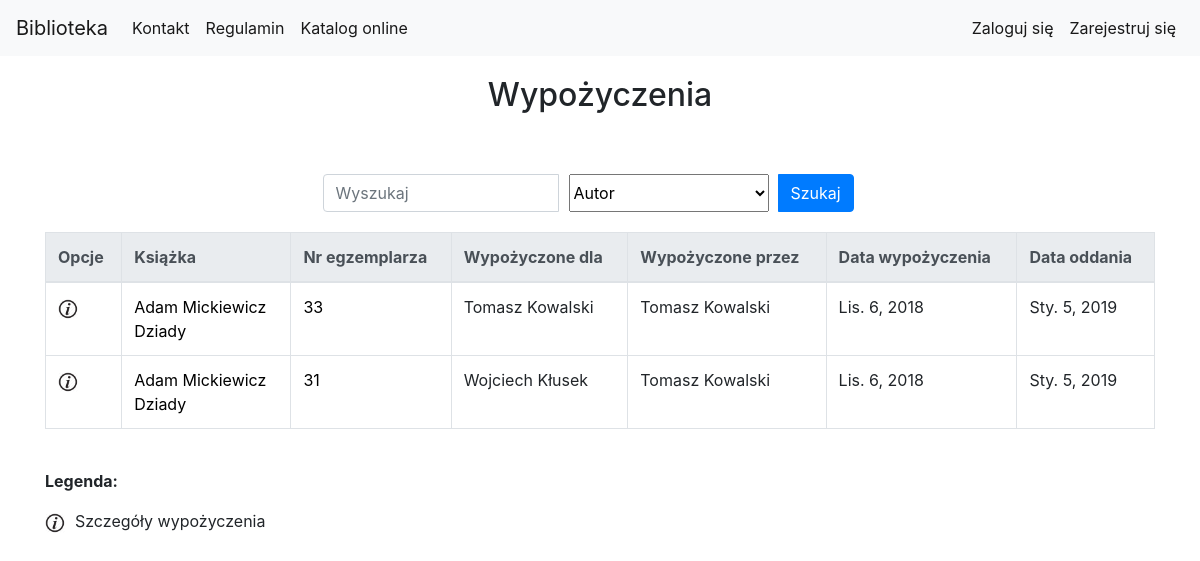
The app's page /library/borrow_list/ with its own data.
### library_app/models.py (models this page shows, shortened)
class Borrow(models.Model):
    user = models.ForeignKey(User, verbose_name='Wypożycz dla')
    borrow_librarian = models.ForeignKey(User, related_name="borrow_librarian", verbose_name='Bibliotekarz wypożyczający')
    receive_librarian = models.ForeignKey(User, related_name="receive_librarian", null=True, blank=True, verbose_name='Bibliotekarz odbierający')
    book_copy_id = models.ForeignKey(BookCopy, related_name="borrow_bookcopy", verbose_name='Egzemplarz ksiązki')
    borrow_date = models.DateField(auto_now=True, verbose_name='Data wypożyczenia')
    receive_date = models.DateField(default=datetime.now()+timedelta(days=60), verbose_name='Data oddania')

class Author(models.Model):
    first_name = models.CharField(max_length=200, verbose_name='Imię')
    last_name = models.CharField(max_length=200, verbose_name='Nazwisko')
    country = models.CharField(max_length=200, verbose_name='Kraj')
    biography = models.TextField(default='', blank=True, null=True, verbose_name='Biografia')
    birth_place = models.CharField(max_length=200, default='', blank=True, null=True, verbose_name='Miejsce urodzenia')
    image_url = models.URLField(default='', blank=True, null=True, verbose_name='Adres url portretu, zakończony rozszerzeniem')
    years_of_life = models.CharField(max_length=10, default='', blank=True, null=True, verbose_name='Lata życia')

class BookCopy(models.Model):
    book = models.ForeignKey(Book, related_name="bookcopies", verbose_name='Wybierz książkę') #teraz w templatce mozemy z poziomu klasy book odnosic sie do obiektow bookcopy, np {{book.bookcopies.count}} da liczbe kopii ksiazek ktore maja w polu book id danej ksiazki
    is_borrowed = models.BooleanField(default=False)

class Book(models.Model):
    authors = models.ManyToManyField(Author, related_name='book_authors', verbose_name='Autorzy')
    category = models.ForeignKey(Category, related_name='book_categories', verbose_name='Kategoria')
    publishing_house = models.ForeignKey(PublishingHouse, related_name='publishing_houses', verbose_name='Wydawnictwo')
    isbn = models.CharField(max_length=30, unique=True, verbose_name='Numer ISBN')
    title = models.CharField(max_length=200, verbose_name='Tytuł')
    description = models.TextField(blank=True, default='', verbose_name='Opis')
    publish_date = models.DateField(default=datetime.now, blank=True, verbose_name='Data publikacji')
    edition = models.PositiveIntegerField(default=1, verbose_name='Numer wydania')
    image_url = models.URLField(default='', blank=True, null=True, verbose_name='Adres url okładki zakończony rozszerzeniem obrazu')
    add_date = models.DateTimeField(auto_now=True)
    slug = models.SlugField(allow_unicode=True, unique=True)

### library_app/views.py (the view)
class BorrowListView(LoginRequiredMixin, SuperuserRequiredMixin, generic.ListView):
    login_url = reverse_lazy('no_permission')
    model = models.Borrow
    context_object_name = "borrow_list" #human-understandable name of variable to access from templates
    paginate_by = 10
    def get_queryset(self):
        search_query = self.request.GET.get("search_query")
        search_type = self.request.GET.get("search_type")
        if search_query is not None:
            if search_type == "title":
                return models.Borrow.objects.all().filter(book_copy_id__book__title__icontains=search_query)
            elif search_type == "author":
                authors_result = models.Borrow.objects.all().filter(book_copy_id__book__authors__first_name__icontains=search_query) | models.Borrow.objects.all().filter(book_copy_id__book__authors__last_name__icontains=search_query)
                return authors_result
            elif search_type == "bookcopy_nr":
                return models.Borrow.objects.all().filter(book_copy_id__id__icontains=search_query)
            elif search_type == "borrow_by_user":
                borrow_by_result = models.Borrow.objects.all().filter(user__first_name__contains=search_query) | models.Borrow.objects.all().filter(user__last_name__contains=search_query)
                return borrow_by_result
            elif search_type == "borrow_by_librarian":
                borrow_by_result = models.Borrow.objects.all().filter(borrow_librarian__first_name__contains=search_query) | models.Borrow.objects.all().filter(borrow_librarian__last_name__contains=search_query)
                return borrow_by_result
        else:
            return models.Borrow.objects.all()

### library_app/templates/library_app/borrow_list.html (shortened to what this page needs)
{% extends "base.html" %}
{% load static %}
{% block body_block %}
<div class="container">
    <div class="page-title">
        <h2>Wypożyczenia</h2>
    </div>
            <div class="search-bar">
                <form class="form-inline" action="{% url 'library_app:borrow_list' %}" method="GET">
                    <div class="input-group">
                        <input type="search" class="form-control" name="search_query" placeholder="Wyszukaj">
                        <select class="search-select" name="search_type">
                            <option value="author" selected>Autor</option>
                        </select>
                        <div class="input-group-append search-button">
                            <button class="btn btn-primary" type="submit">Szukaj</button>
                        </div>
                    </div>
                </form>
            </div>
    <table class="table table-bordered table-hover">
        <thead class="thead-light">
            <tr>
                <th scope="col">Opcje</th>
                <th scope="col">Książka</th>
                <th scope="col">Nr egzemplarza</th>
                <th scope="col">Wypożyczone dla</th>
                <th scope="col">Wypożyczone przez</th>
                <th scope="col">Data wypożyczenia</th>
                <th scope="col">Data oddania</th>
            </tr>
        </thead>
        <tbody>
            {% for borrow in borrow_list %}
            <tr>
                <td>
                    <a href="{% url 'library_app:borrow_detail' pk=borrow.pk %}"><img src="{% static 'website_icons/info_ico.png' %}" alt="Szczegóły" width="20" height="20"></a>
                </td>
                <td>
                    {% for author in borrow.book_copy_id.book.authors.all %}
                        <a href="{% url 'library_app:author_detail' pk=author.pk %}">{{author.first_name}} {{author.last_name}}</a>
                        <br>
                    {% endfor %}
                    <a href="{% url 'library_app:book_detail' pk=borrow.book_copy_id.book.pk %}">{{borrow.book_copy_id.book.title}}</a>
                </td>
                <td><a href="{% url 'library_app:bookcopy_detail' pk=borrow.book_copy_id.pk %}">{{borrow.book_copy_id.id}}</a></td>
                <td>{{borrow.user.get_full_name}}</td>
                <td>{{borrow.borrow_librarian.get_full_name}}</td>
                <td>{{borrow.borrow_date}}</td>
                <td>{{borrow.receive_date}}</td>
            </tr>
            {% endfor %}
        </tbody>
    </table>
        <div class="table-legend">
        <p><b>Legenda:</b></p>
        <p><img src="{% static 'website_icons/info_ico.png' %}" alt="Szczegóły" width="20" height="20">Szczegóły wypożyczenia</p>
    </div>
</div>
{% endblock %}

### static/css/style.css (style rules this page uses)
.page-title { margin-top: 20px; margin-bottom: 20px; text-align: center; }
a { text-decoration: none; color: black; }
.table-legend { margin-bottom: 100px; }
.table-legend img { margin-right: 10px; }
.search-bar { padding-top: 40px; padding-bottom: 20px; margin: 0 auto; width: 50%; }
.search-button { width: 100px; }
.search-select { width: 200px; margin-right: 10px; margin-left: 10px; }

### records on screen
Borrow: book_copy_id.book "Dziady", book_copy_id.id "33", user.get_full_name "Tomasz Kowalski", borrow_librarian.get_full_name "Tomasz Kowalski", borrow_date "Lis. 6, 2018", receive_date "Sty. 5, 2019"
Author: first_name "Adam", last_name "Mickiewicz"
Borrow: book_copy_id.book "Dziady", book_copy_id.id "31", user.get_full_name "Wojciech Kłusek", borrow_librarian.get_full_name "Tomasz Kowalski", borrow_date "Lis. 6, 2018", receive_date "Sty. 5, 2019"
